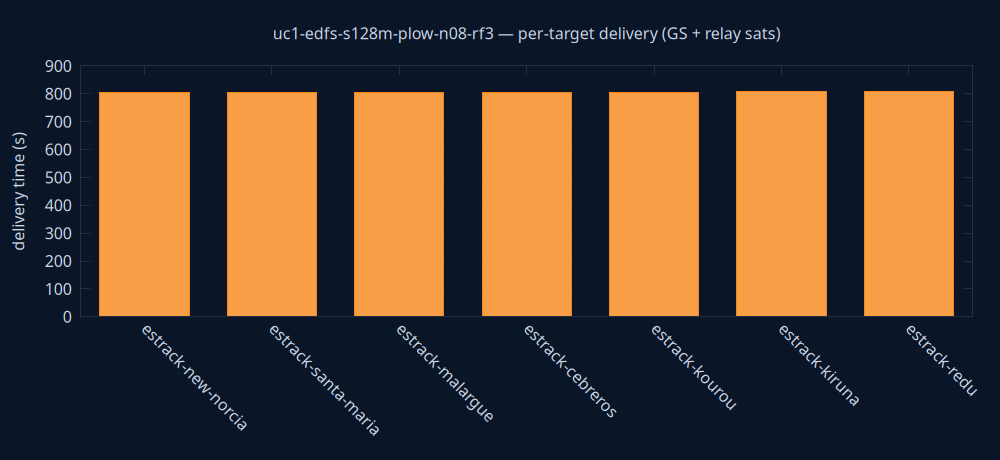

gnuplot code for this plot:
set terminal pngcairo size 1000,460 background rgb '#0a1628'
set output 'delivery.png'
set style fill solid 0.8
set boxwidth 0.7 relative
set border lc rgb '#22304a'
set grid ytics lc rgb '#22304a'
set yrange [0:*]
set ylabel 'delivery time (s)' textcolor rgb '#cdd7ea'
set xtics rotate by -45 textcolor rgb '#cdd7ea'
set ytics textcolor rgb '#cdd7ea'
set title 'uc1-edfs-s128m-plow-n08-rf3 — per-target delivery (GS + relay sats)' textcolor rgb '#cdd7ea'
plot 'delivery.dat' using 0:2:3:xtic(1) with boxes lc rgb variable notitle
